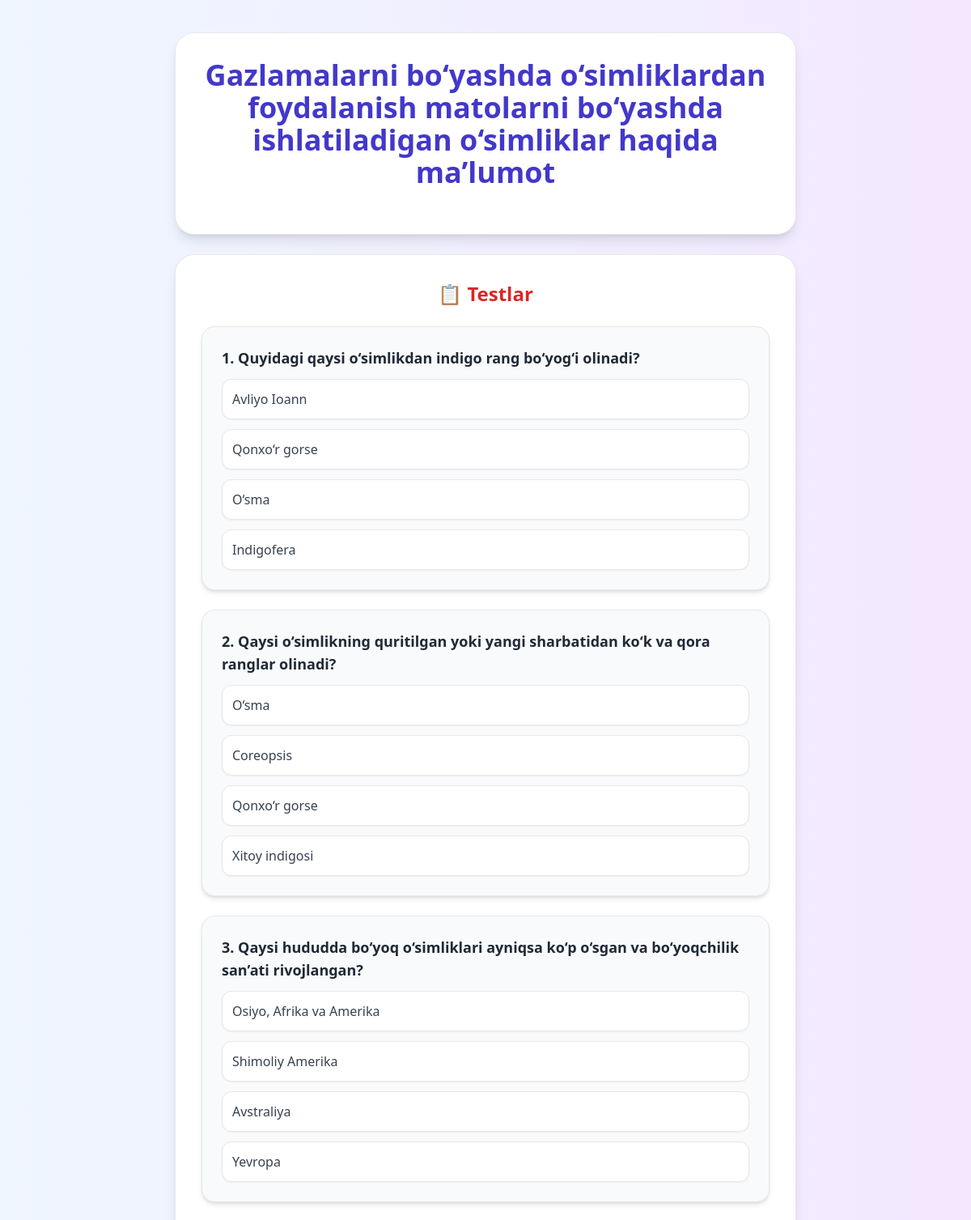
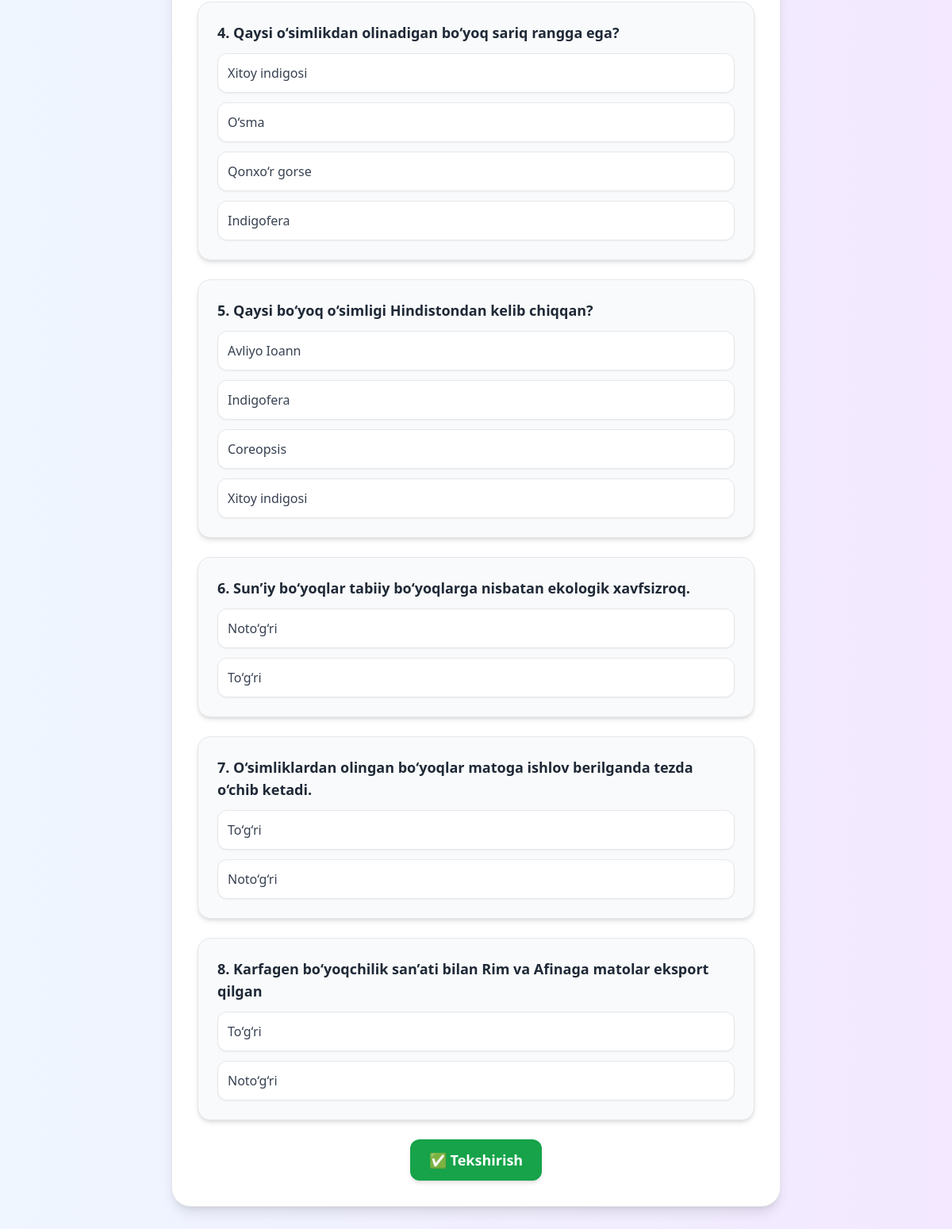
The page /4/lesson_list on the database its author committed (2 pictures, top to bottom).
### subject/models.py (models this page shows, shortened)
class Lecture(models.Model):
    name = models.CharField(max_length=255)
    video = models.FileField(upload_to="uploads/videolar/", blank=True, verbose_name="Video")
    word = models.FileField(upload_to="uploads/maruza_word/", blank=True, verbose_name="Ma'ruza word")
    presentation = models.FileField(upload_to="uploads/presentations/ma'ruza/", blank=True,
                                    verbose_name="Ma'ruza taqdimot")
    created_at = models.DateTimeField(auto_now_add=True)
    updated_at = models.DateTimeField(auto_now=True)
    class Meta:
        ordering = ['created_at']
        verbose_name = "Ma'ruza"
        verbose_name_plural = "Ma'ruzalar"

class Test(models.Model):
    lesson = models.ForeignKey(Lecture, related_name="tests", on_delete=models.CASCADE)
    question = models.TextField()
    created_at = models.DateTimeField(auto_now_add=True)
    class Meta:
        ordering = ['created_at']
        verbose_name = 'Test'
        verbose_name_plural = 'Testlar'

class TestOption(models.Model):
    test = models.ForeignKey(Test, related_name="options", on_delete=models.CASCADE)
    text = models.TextField()
    is_correct = models.BooleanField(default=False)
    class Meta:
        verbose_name = 'Variant'
        verbose_name_plural = 'Variantlar'

### subject/views.py (the view)
# urls.py: path('<int:pk>/lesson_list', test, name='test'),
def test(request, pk):
    lecture = get_object_or_404(Lecture, pk=pk)
    tests = Test.objects.filter(lesson=lecture).prefetch_related("options")
    return render(request, 'test.html', {
        'lesson': lecture,
        'tests': tests
    })

### subject/templatetags/custom_filters.py (called while the page is built)
@register.filter
def shuffle(queryset):
    queryset_list = list(queryset)
    random.shuffle(queryset_list)
    return queryset_list

### templates/test.html (shortened to what this page needs)
<!DOCTYPE html>
<html lang="en">
<head>
    {% load custom_filters %}
    <script src="https://cdn.tailwindcss.com"></script>
    <link rel="stylesheet" href="https://cdnjs.cloudflare.com/ajax/libs/font-awesome/6.7.2/css/all.min.css"/>
</head>
<body class="bg-gradient-to-r from-blue-50 to-purple-100 min-h-screen flex flex-col items-center py-10">
    <div class="bg-white shadow-lg rounded-3xl p-8 w-full max-w-3xl text-center border border-gray-200">
        <h1 class="text-4xl font-bold text-indigo-700 mb-6">{{ lesson.name }}</h1>
    </div>
    <div class="bg-white shadow-lg rounded-3xl p-8 w-full max-w-3xl mt-6 border border-gray-200">
        <h2 class="text-2xl font-bold text-center text-red-600 mb-6">📋 Testlar</h2>
        {% if tests %}
        <form id="quiz-form">
            {% for test in tests %}
            <div class="mb-6 p-6 border rounded-2xl bg-gray-50 shadow-md">
                <p class="font-semibold text-lg text-gray-800">{{ forloop.counter }}. {{ test.question }}</p>
                <div class="mt-3 space-y-3">
                    {% for option in test.options.all|shuffle %}
                    <label class="flex items-center p-3 bg-white border rounded-xl shadow-sm cursor-pointer hover:bg-gray-100 transition-all duration-200">
                        <span class="text-gray-700">{{ option.text }}</span>
                    </label>
                    {% empty %}
                    <p class="text-red-500">Variantlar yo'q!</p>
                    {% endfor %}
                </div>
            </div>
            {% endfor %}
            <div class="flex justify-center">
                <button type="button" onclick="checkAnswers()"
                        class="px-6 py-3 text-white bg-green-600 rounded-xl shadow-md hover:bg-green-700 transition-all duration-300 text-lg font-semibold">
                    ✅ Tekshirish
                </button>
            </div>
        </form>
        {% else %}
        <p class="text-center text-gray-500 text-lg">❌ Hozircha testlar mavjud emas.</p>
        {% endif %}
    </div>
</body>
</html>

### rows shown on the page
Lecture: name "Gazlamalarni bo‘yashda o‘simliklardan foydalanish matolarni bo‘yashda ishlatiladigan o‘simliklar haqida ma’lumot"
Test: question "Quyidagi qaysi o‘simlikdan indigo rang bo‘yog‘i olinadi?"
TestOption: text "Avliyo Ioann"
TestOption: text "Qonxo‘r gorse"
TestOption: text "O‘sma"
TestOption: text "Indigofera"
Test: question "Qaysi o‘simlikning quritilgan yoki yangi sharbatidan ko‘k va qora ranglar olinadi?"
TestOption: text "O‘sma"
TestOption: text "Coreopsis"
TestOption: text "Qonxo‘r gorse"
TestOption: text "Xitoy indigosi"
Test: question "Qaysi hududda bo‘yoq o‘simliklari ayniqsa ko‘p o‘sgan va bo‘yoqchilik san’ati rivojlangan?"
TestOption: text "Osiyo, Afrika va Amerika"
TestOption: text "Shimoliy Amerika"
TestOption: text "Avstraliya"
TestOption: text "Yevropa"
Test: question "Qaysi o‘simlikdan olinadigan bo‘yoq sariq rangga ega?"
TestOption: text "Xitoy indigosi"
TestOption: text "O‘sma"
TestOption: text "Qonxo‘r gorse"
TestOption: text "Indigofera"
Test: question "Qaysi bo‘yoq o‘simligi Hindistondan kelib chiqqan?"
TestOption: text "Avliyo Ioann"
TestOption: text "Indigofera"
TestOption: text "Coreopsis"
TestOption: text "Xitoy indigosi"
Test: question "Sun’iy bo‘yoqlar tabiiy bo‘yoqlarga nisbatan ekologik xavfsizroq."
TestOption: text "Noto‘g‘ri"
TestOption: text "To‘g‘ri"
Test: question "O‘simliklardan olingan bo‘yoqlar matoga ishlov berilganda tezda o‘chib ketadi."
TestOption: text "To‘g‘ri"
TestOption: text "Noto‘g‘ri"
Test: question "Karfagen bo‘yoqchilik san’ati bilan Rim va Afinaga matolar eksport qilgan"
TestOption: text "To‘g‘ri"
TestOption: text "Noto‘g‘ri"
